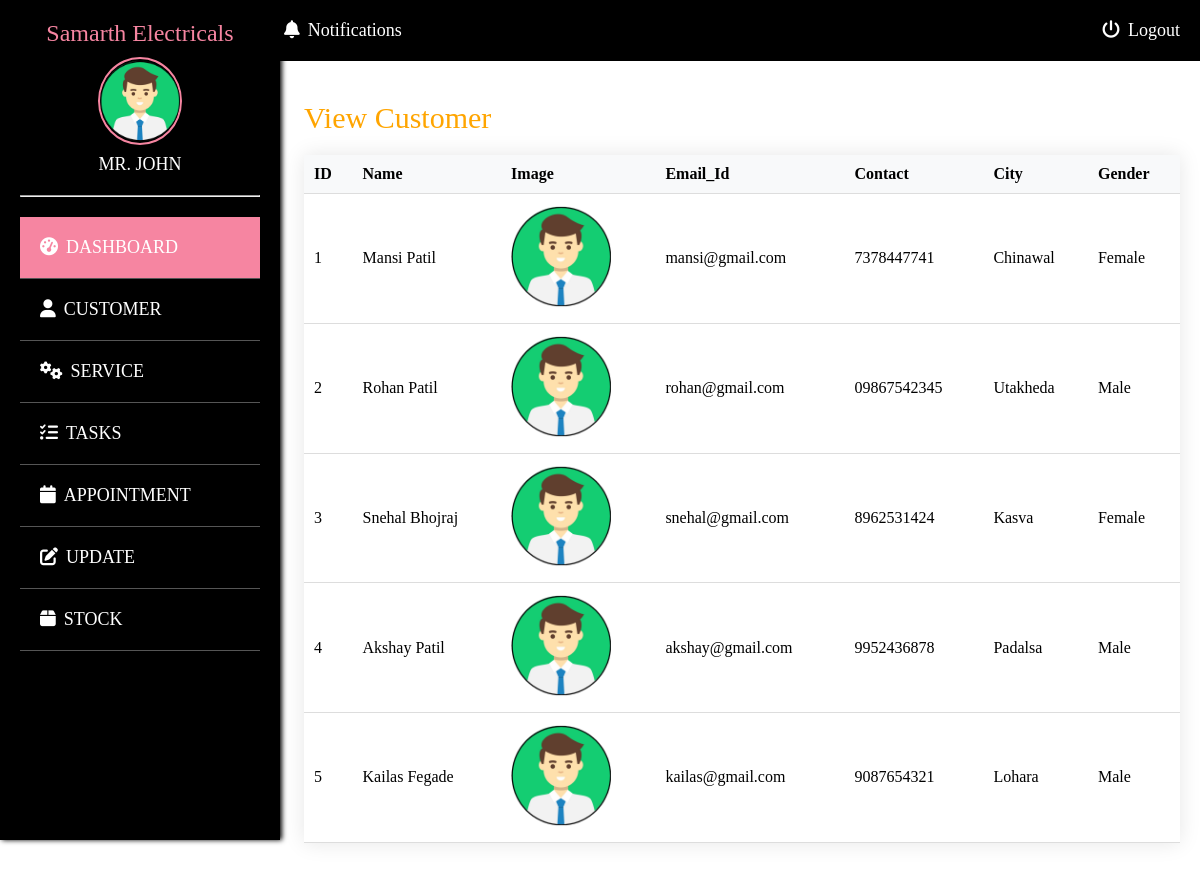
Page /owner/view_customer/ on the committed database.
### app/models.py (models this page shows)
class Customer(models.Model):
    id = models.AutoField(primary_key=True)
    name = models.CharField(max_length=100)
    email = models.EmailField(max_length=200)
    mobileno = models.CharField(max_length=15, default='')
    password = models.CharField(max_length=100, default='')
    city = models.CharField(max_length=100, default='')
    profile_image = models.ImageField(upload_to='profile_images/', null=True, blank=True)
    gender = models.CharField(max_length=10, default='')

### app/owner.py (the view)
# urls.py: path('owner/view_customer/', owner.view_customer, name='view_customer'),
def view_customer(request):
    all_members = Customer.objects.all
    return render(request, 'owner/view_customer.html', {'all': all_members})

### templates/owner/view_customer.html (shortened to what this page needs)
<!DOCTYPE html>
<html lang="en">
<head>
     {% load static %}
    {% include 'owner/head.html' %}
    <link rel="stylesheet" href="https://cdnjs.cloudflare.com/ajax/libs/font-awesome/5.15.3/css/all.min.css"/>
    <link rel="stylesheet" href="https://cdnjs.cloudflare.com/ajax/libs/font-awesome/6.5.1/css/all.min.css">
</head>
<body>
    <div class="banner">
      <div id="pannel">
        <h1>View Customer</h1>
         <table class="customer-table">
            <thead>
        <tr>
            <th>ID</th>
            <th>Name</th>
            <th>Image</th>
            <th>Email_Id</th>
            <th>Contact</th>
            <th>City</th>
            <th>Gender</th>
        </tr>
            </thead>
            {% for i in all %}
             <tbody>
        <tr>
            <td>{{ i.id }}</td>
            <td>{{ i.name }}</td>
            <td><img src="{{ i.profile_image.url }}" alt="Profile Image" class="profile-image"></td>
            <td>{{ i.email }}</td>
            <td>{{ i.mobileno }}</td>
            <td>{{ i.city }}</td>
            <td>{{ i.gender }}</td>
        </tr>
        </tbody>
            {% endfor %}
    </table>
    </div>
</div>
</body>
</html>

### templates/owner/head.html (style rules this page uses)
* { margin: 0; padding: 0; }

### templates/owner/view_customer.html (style rules this page uses)
.banner { margin-left: 250px; text-align: center; height: 100vh; margin-left: 22%; }
#pannel,#Panel1,#Panel2 { margin-top: 20px; margin-left: 20px; padding: 20px; }
h1 { font-size: 30px; font-weight:20; margin-bottom: 20px; color: orange; text-align:left; }
.customer-table { width: 100%; border-collapse: collapse; margin: 20px auto; background-color: #fff; box-shadow: 0px 0px 20px rgba(0, 0, 0, 0.1); }
.customer-table th, .customer-table td { padding: 10px; text-align: left; border-bottom: 1px solid #ddd; }
.customer-table th { background-color: #f8f9fa; }
.profile-image { max-width: 100px; height: auto; }

### rows in the picture
Customer: id "1", name "Mansi Patil", email "mansi@gmail.com", mobileno "7378447741", city "Chinawal", gender "Female"
Customer: id "2", name "Rohan Patil", profile_image (picture), email "rohan@gmail.com", mobileno "09867542345", city "Utakheda", gender "Male"
Customer: id "3", name "Snehal Bhojraj", profile_image (picture), email "snehal@gmail.com", mobileno "8962531424", city "Kasva", gender "Female"
Customer: id "4", name "Akshay Patil", profile_image (picture), email "akshay@gmail.com", mobileno "9952436878", city "Padalsa", gender "Male"
Customer: id "5", name "Kailas Fegade", profile_image (picture), email "kailas@gmail.com", mobileno "9087654321", city "Lohara", gender "Male"
